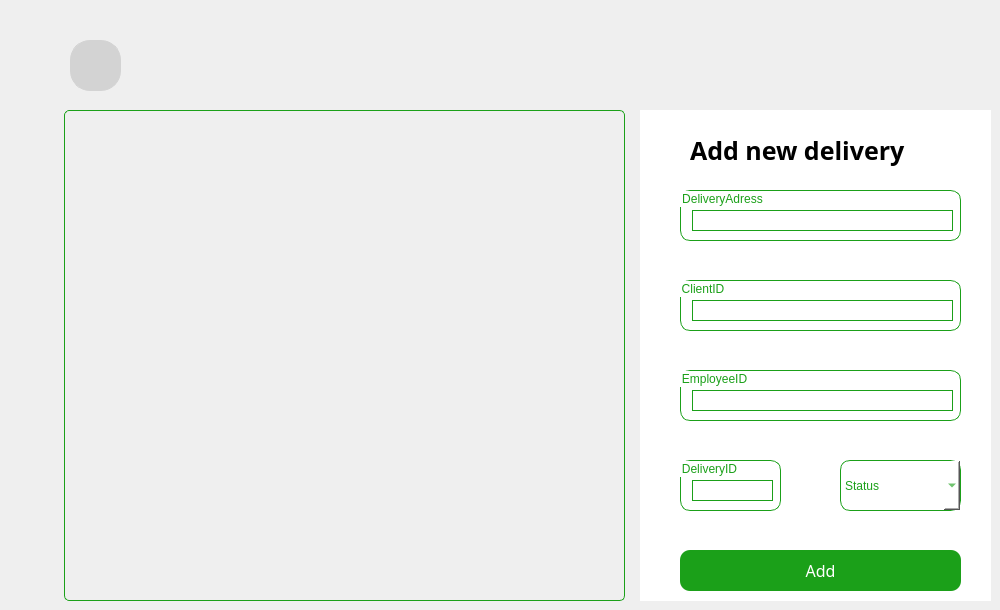
     <widget class="QWidget" name="add_delivery">
      <widget class="QLabel" name="label_5">
       <property name="geometry">
        <rect>
         <x>64</x>
         <y>110</y>
         <width>561</width>
         <height>491</height>
        </rect>
       </property>
       <property name="styleSheet">
        <string notr="true">border-radius:5px;
border-color: none;
border-width : 1px;
border-style:solid;
color: rgb(27, 160, 25);
</string>
       </property>
       <property name="text">
        <string/>
       </property>
       <property name="pixmap">
        <pixmap resource="resources.qrc">:/images/final2.jpg</pixmap>
       </property>
       <property name="wordWrap">
        <bool>false</bool>
       </property>
      </widget>
      <widget class="QFrame" name="frame_5">
       <property name="geometry">
        <rect>
         <x>640</x>
         <y>110</y>
         <width>351</width>
         <height>491</height>
        </rect>
       </property>
       <property name="styleSheet">
        <string notr="true">background:white;</string>
       </property>
       <property name="frameShape">
        <enum>QFrame::Shape::NoFrame</enum>
       </property>
       <widget class="QLabel" name="label_6">
        <property name="geometry">
         <rect>
          <x>50</x>
          <y>20</y>
          <width>261</width>
          <height>41</height>
         </rect>
        </property>
        <property name="styleSheet">
         <string notr="true">*{
color: var(--Dark-500, #16151C);

font-family: Lexend;
font-size: 25px;
font-style: normal;
font-weight: 600;
line-height: 30px; 
background:none;
}</string>
        </property>
        <property name="text">
         <string>Add new delivery</string>
        </property>
       </widget>
       <widget class="QGroupBox" name="groupBox_2">
        <property name="geometry">
         <rect>
          <x>40</x>
          <y>170</y>
          <width>281</width>
          <height>51</height>
         </rect>
        </property>
        <property name="styleSheet">
         <string notr="true">border-radius:10px;
border-color: rgb(27, 160, 25);
border-width : 1.2px;
border-style:solid;
color: rgb(27, 160, 25);
</string>
        </property>
        <property name="title">
         <string>ClientID</string>
        </property>
        <widget class="QLineEdit" name="lineEdit_clientID">
         <property name="geometry">
          <rect>
           <x>12</x>
           <y>20</y>
           <width>261</width>
           <height>21</height>
          </rect>
         </property>
         <property name="styleSheet">
          <string notr="true">border-radius:0px;
border-color: rgb(27, 160, 25);
border-width : 0x;
color:grey;</string>
         </property>
        </widget>
       </widget>
       <widget class="QGroupBox" name="groupBox_3">
        <property name="geometry">
         <rect>
          <x>40</x>
          <y>260</y>
          <width>281</width>
          <height>51</height>
         </rect>
        </property>
        <property name="styleSheet">
         <string notr="true">border-radius:10px;
border-color: rgb(27, 160, 25);
border-width : 1.2px;
border-style:solid;
color: rgb(27, 160, 25);
</string>
        </property>
        <property name="title">
         <string>EmployeeID</string>
        </property>
        <widget class="QLineEdit" name="lineEdit_employeeID">
         <property name="geometry">
          <rect>
           <x>12</x>
           <y>20</y>
           <width>261</width>
           <height>21</height>
          </rect>
         </property>
         <property name="styleSheet">
          <string notr="true">border-radius:0px;
border-color: rgb(27, 160, 25);
border-width : 0x;
color:grey;</string>
         </property>
        </widget>
       </widget>
       <widget class="QGroupBox" name="groupBox_4">
        <property name="geometry">
         <rect>
          <x>40</x>
          <y>80</y>
          <width>281</width>
          <height>51</height>
         </rect>
        </property>
        <property name="styleSheet">
         <string notr="true">border-radius:10px;
border-color: rgb(27, 160, 25);
border-width : 1.2px;
border-style:solid;
color: rgb(27, 160, 25);
</string>
        </property>
        <property name="title">
         <string>DeliveryAdress</string>
        </property>
        <widget class="QLineEdit" name="lineEdit_deliveryAddress">
         <property name="geometry">
          <rect>
           <x>12</x>
           <y>20</y>
           <width>261</width>
           <height>21</height>
          </rect>
         </property>
         <property name="styleSheet">
          <string notr="true">border-radius:0px;
border-color: rgb(27, 160, 25);
border-width : 0x;
color:grey;</string>
         </property>
        </widget>
       </widget>
       <widget class="QPushButton" name="pushButton_10">
        <property name="geometry">
         <rect>
          <x>40</x>
          <y>440</y>
          <width>281</width>
          <height>41</height>
         </rect>
        </property>
        <property name="styleSheet">
         <string notr="true">*{
background:#1ba019;
border-radius:10px;
color:white;
font-family: Lexend;
font-size:16px;
}
QPushButton:hover
{
background:#00b521;
color:white;
border-left:3.5px solid #1BA019 ; 
border-color:none;
border-radius:10px;




}
QPushButton:pressed
{
background:#013220;
color:black;
border-radius:10px;
color:white;
font-family: Lexend;
font-size:16px;
border-radius:10px;
border-left:3.5px solid #1BA019 ; 


/*background: qlineargradient(x1: 0, y1: 0, x2: 0, y2: 1,
                                stop: 0 #ffffff, stop: 1 #dcdcdc);*/
}</string>
        </property>
        <property name="text">
         <string>Add</string>
        </property>
        <property name="iconSize">
         <size>
          <width>20</width>
          <height>20</height>
         </size>
        </property>
       </widget>
       <widget class="QGroupBox" name="groupBox_6">
        <property name="geometry">
         <rect>
          <x>40</x>
          <y>350</y>
          <width>101</width>
          <height>51</height>
         </rect>
        </property>
        <property name="styleSheet">
         <string notr="true">border-radius:10px;
border-color: rgb(27, 160, 25);
border-width : 1.2px;
border-style:solid;
color: rgb(27, 160, 25);
</string>
        </property>
        <property name="title">
         <string>DeliveryID</string>
        </property>
        <widget class="QLineEdit" name="lineEdit_DeliveryID">
         <property name="geometry">
          <rect>
           <x>12</x>
           <y>20</y>
           <width>81</width>
           <height>21</height>
          </rect>
         </property>
         <property name="styleSheet">
          <string notr="true">border-radius:0px;
border-color: rgb(27, 160, 25);
border-width : 0x;
color:grey;</string>
         </property>
        </widget>
       </widget>
       <widget class="QComboBox" name="comboBox_Status">
        <property name="geometry">
         <rect>
          <x>200</x>
          <y>350</y>
          <width>121</width>
          <height>51</height>
         </rect>
        </property>
        <property name="styleSheet">
         <string notr="true">border-radius:10px;
border-color: rgb(27, 160, 25);
border-width : 1.2px;
border-style:solid;
color: rgb(27, 160, 25);
</string>
        </property>
        <item>
         <property name="text">
          <string>Status</string>
         </property>
        </item>
        <item>
         <property name="text">
          <string>Ordered</string>
         </property>
        </item>
        <item>
         <property name="text">
          <string>In Progress</string>
         </property>
        </item>
        <item>
         <property name="text">
          <string>Delivered</string>
         </property>
        </item>
       </widget>
      </widget>
      <widget class="QPushButton" name="return_main">
       <property name="geometry">
        <rect>
         <x>70</x>
         <y>40</y>
         <width>51</width>
         <height>51</height>
        </rect>
       </property>
       <property name="styleSheet">
        <string notr="true">background:#D3D3D3;
border-radius: 20px;
border: 1px solid;
border-color:#D3D3D3;
</string>
       </property>
       <property name="text">
        <string/>
       </property>
       <property name="icon">
        <iconset resource="resources.qrc">
         <normaloff>:/images/arrow1.png</normaloff>:/images/arrow1.png</iconset>
       </property>
       <property name="iconSize">
        <size>
         <width>30</width>
         <height>30</height>
        </size>
       </property>
      </widget>
     </widget>
